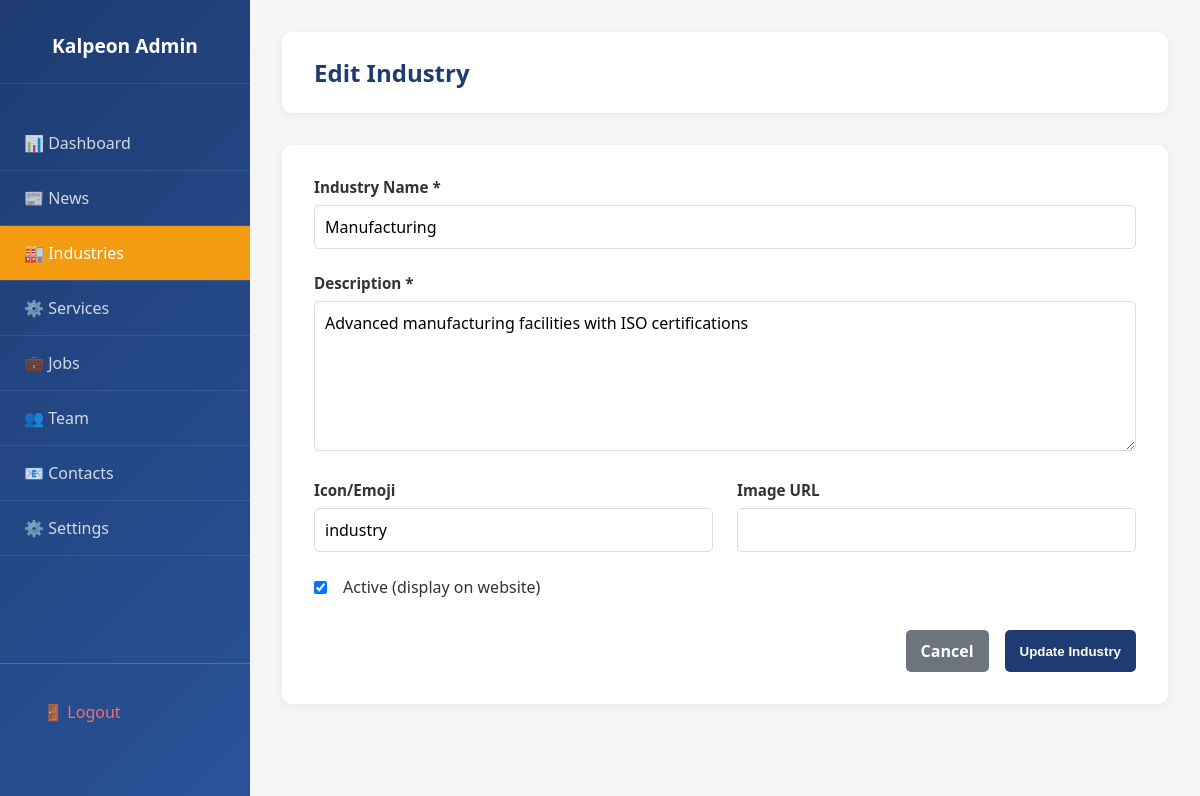
Screenshot of /admin/industries/1/edit (signed in) with the database file from the repository.
### models.py (models this page shows, shortened)
class Industry(db.Model):
    __tablename__ = 'industry'
    id = db.Column(db.Integer, primary_key=True)
    name = db.Column(db.String(100), nullable=False)
    description = db.Column(db.Text, nullable=False)
    icon = db.Column(db.String(50), default='briefcase')
    image = db.Column(db.String(200), default='industry_default.jpg')
    is_active = db.Column(db.Boolean, default=True)
    created_at = db.Column(db.DateTime, default=datetime.utcnow)
    updated_at = db.Column(db.DateTime, default=datetime.utcnow, onupdate=datetime.utcnow)

### app.py (the view, shortened to what this page needs)
@app.route('/admin/industries/<int:industry_id>/edit', methods=['GET', 'POST'])
@login_required
def admin_industry_edit(industry_id):
    industry = Industry.query.get_or_404(industry_id)
    return render_template('admin/industry_form.html', industry=industry)

### app.py (called while the page is built)
@login_manager.user_loader
def load_user(user_id):
    return Admin.query.get(int(user_id))

### templates/admin/industry_form.html (shortened to what this page needs)
<!DOCTYPE html>
<html lang="en">
<head>
    <link rel="stylesheet" href="{{ url_for('static', filename='css/admin-style.css') }}">
</head>
<body>
    <div class="admin-layout">
        <aside class="sidebar">
            <div class="sidebar-header">
                <h2>Kalpeon Admin</h2>
            </div>
            <nav class="sidebar-nav">
                <li><a href="{{ url_for('admin_dashboard') }}">📊 Dashboard</a></li>
                <li><a href="{{ url_for('admin_news_list') }}">📰 News</a></li>
                <li><a href="{{ url_for('admin_industries_list') }}" class="active">🏭 Industries</a></li>
                <li><a href="{{ url_for('admin_services_list') }}">⚙️ Services</a></li>
                <li><a href="{{ url_for('admin_jobs_list') }}">💼 Jobs</a></li>
                <li><a href="{{ url_for('admin_team_list') }}">👥 Team</a></li>
                <li><a href="{{ url_for('admin_contacts_list') }}">📧 Contacts</a></li>
                <li><a href="{{ url_for('admin_settings') }}">⚙️ Settings</a></li>
            </nav>
            <div class="sidebar-footer">
                <a href="{{ url_for('admin_logout') }}" style="color: #ff6b6b;">🚪 Logout</a>
            </div>
        </aside>
        <main class="main-content">
            <div class="topbar">
                <h1>{% if industry %}Edit Industry{% else %}Create New Industry{% endif %}</h1>
            </div>
            <div class="content-section">
                <form method="POST">
                    <div class="form-group">
                        <label for="name">Industry Name *</label>
                        <input type="text" id="name" name="name" required value="{{ industry.name if industry else '' }}">
                    </div>
                    <div class="form-group">
                        <label for="description">Description *</label>
                        <textarea id="description" name="description" required>{{ industry.description if industry else '' }}</textarea>
                    </div>
                    <div class="form-row">
                        <div class="form-group">
                            <label for="icon">Icon/Emoji</label>
                            <input type="text" id="icon" name="icon" maxlength="5" value="{{ industry.icon if industry else '' }}" placeholder="e.g., 🏭">
                        </div>
                        <div class="form-group">
                            <label for="image_url">Image URL</label>
                            <input type="url" id="image_url" name="image_url" value="{{ industry.image_url if industry else '' }}">
                        </div>
                    </div>
                    <div class="form-check">
                        <input type="checkbox" id="is_active" name="is_active" value="on" {% if industry and industry.is_active %}checked{% endif %}>
                        <label for="is_active">Active (display on website)</label>
                    </div>
                    <div class="form-buttons">
                        <a href="{{ url_for('admin_industries_list') }}" class="btn btn-secondary">Cancel</a>
                        <button type="submit" class="btn btn-primary">{% if industry %}Update Industry{% else %}Create Industry{% endif %}</button>
                    </div>
                </form>
            </div>
        </main>
    </div>
</body>
</html>

### static/css/admin-style.css (style rules this page uses)
* { margin: 0; padding: 0; box-sizing: border-box; }
body { font-family: 'Segoe UI', Tahoma, Geneva, Verdana, sans-serif; background-color: #f5f5f5; color: #333; }
.admin-layout { display: flex; min-height: 100vh; }
.sidebar { width: 250px; background: linear-gradient(135deg, #1e3c72, #2a5298); color: white; padding: 2rem 0; position: fixed; height: 100vh; overflow: hidden; z-index: 900; display: flex; flex-direction: column; }
.sidebar-header { padding: 0 1.5rem 1.5rem; border-bottom: 1px solid rgba(255,255,255,0.1); margin-bottom: 2rem; text-align: center; }
.sidebar-header h2 { color: white; font-size: 1.2rem; }
.sidebar-nav { list-style: none; flex: 1; overflow-y: auto; padding-bottom: 120px; }
.sidebar-nav li { border-bottom: 1px solid rgba(255,255,255,0.1); }
.sidebar-nav a { display: block; color: rgba(255,255,255,0.8); text-decoration: none; padding: 1rem 1.5rem; transition: all 0.3s ease; }
.sidebar-nav a.active { background-color: #f39c12; color: white; }
.sidebar-footer { padding: 1.5rem; border-top: 1px solid rgba(255,255,255,0.2); margin-top: auto; min-height: 80px; }
.sidebar-footer a { display: block; color: rgba(255,255,255,0.8); padding: 0.8rem 1.2rem; border-radius: 5px; text-decoration: none; transition: all 0.3s ease; margin-bottom: 0.5rem; }
.main-content { flex: 1; margin-left: 250px; padding: 2rem; }
.topbar { background: white; padding: 1.5rem 2rem; border-radius: 10px; display: flex; justify-content: space-between; align-items: center; margin-bottom: 2rem; box-shadow: 0 2px 10px rgba(0,0,0,0.05); }
.topbar h1 { color: #1e3c72; font-size: 1.5rem; }
.btn { padding: 10px 15px; border: none; border-radius: 5px; cursor: pointer; text-decoration: none; display: inline-block; font-weight: 600; transition: all 0.3s ease; }
.btn-primary { background-color: #1e3c72; color: white; }
.btn-secondary { background-color: #6c757d; color: white; }
.content-section { background: white; padding: 2rem; border-radius: 10px; box-shadow: 0 2px 10px rgba(0,0,0,0.05); margin-bottom: 2rem; }
.form-group { margin-bottom: 1.5rem; }
.form-group label { display: block; margin-bottom: 0.5rem; color: #333; font-weight: 600; font-size: 0.95rem; }
.form-group input, .form-group textarea, .form-group select { width: 100%; padding: 10px; border: 1px solid #ddd; border-radius: 5px; font-size: 1rem; font-family: inherit; transition: border-color 0.3s ease; }
.form-group textarea { resize: vertical; min-height: 150px; }
.form-check { display: flex; align-items: center; margin-bottom: 1rem; }
.form-check input { width: auto; margin-right: 0.5rem; cursor: pointer; }
.form-check label { margin-bottom: 0; margin-left: 0.5rem; cursor: pointer; font-weight: normal; }
.form-row { display: grid; grid-template-columns: 1fr 1fr; gap: 1.5rem; }
.form-buttons { display: flex; gap: 1rem; margin-top: 2rem; justify-content: flex-end; }

### rows the page displays
Industry: name "Manufacturing", description "Advanced manufacturing facilities with ISO certifications", icon "industry", is_active "☑"
